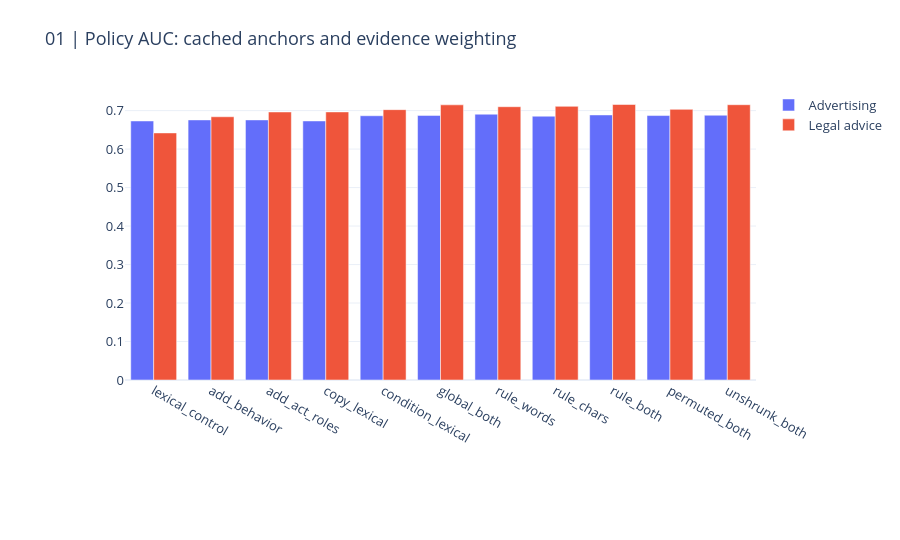
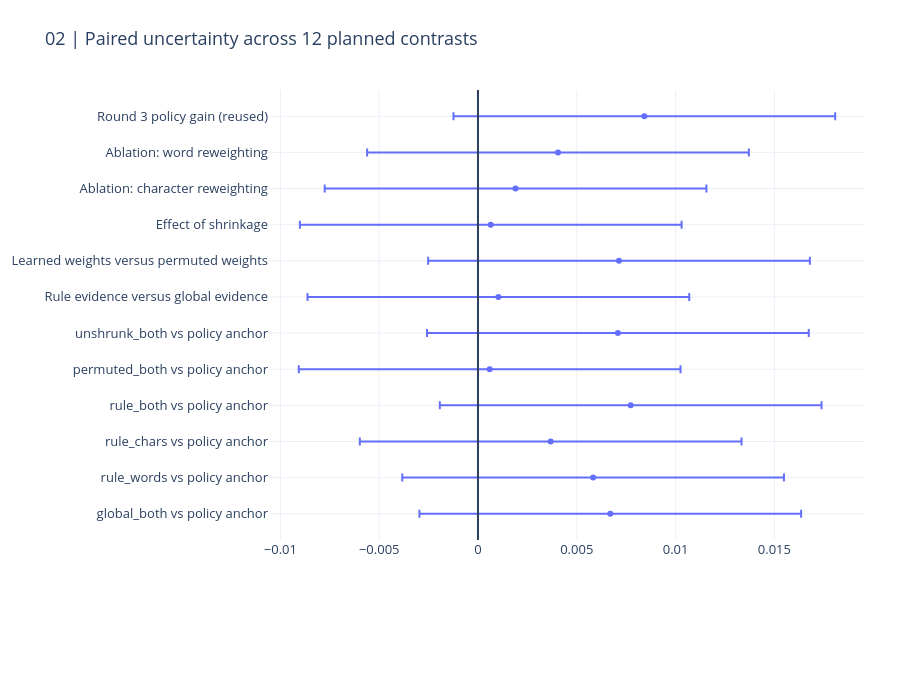

Here is the notebook cell these charts were saved with, in order:
### Markdown cell above
## 3. Performance and uncertainty

Inspect both policy cohorts rather than only the mean. Intervals cover this round’s 12 planned contrasts, not all adaptive research choices or refitting variability.

### Code cell
display(pd.DataFrame(result["metrics"]))
CHARTS[0].show(renderer="plotly_mimetype")
CHARTS[1].show(renderer="plotly_mimetype")

### Figure 1 — Plotly figure (JSON) as saved in the notebook; plotly's stock layout.template omitted (floating-point values rounded to 4 significant figures)
{"data": [{"name": "Advertising", "type": "bar", "x": ["lexical_control", "add_behavior", "add_act_roles", "copy_lexical", "condition_lexical", "global_both", "rule_words", "rule_chars", "rule_both", "permuted_both", "unshrunk_both"], "y": [0.673, 0.6758, 0.6758, 0.6731, 0.6866, 0.6875, 0.6906, 0.6854, 0.6887, 0.6871, 0.6879]}, {"name": "Legal advice", "type": "bar", "x": ["lexical_control", "add_behavior", "add_act_roles", "copy_lexical", "condition_lexical", "global_both", "rule_words", "rule_chars", "rule_both", "permuted_both", "unshrunk_both"], "y": [0.642, 0.6839, 0.6964, 0.6965, 0.7024, 0.7149, 0.7101, 0.711, 0.7158, 0.7032, 0.7153]}], "layout": {"barmode": "group", "font": {"size": 13}, "height": 540, "margin": {"b": 160, "l": 125, "r": 35, "t": 90}, "title": {"text": "01 | Policy AUC: cached anchors and evidence weighting"}, "xaxis": {"automargin": true}, "yaxis": {"automargin": true}}}

### Figure 2 — Plotly figure (JSON) as saved in the notebook; plotly's stock layout.template omitted (floating-point values rounded to 4 significant figures)
{"data": [{"error_x": {"array": [0.009659, 0.009659, 0.009659, 0.009659, 0.009659, 0.009659, 0.009659, 0.009659, 0.009659, 0.009659, 0.009659, 0.009659]}, "mode": "markers", "type": "scatter", "x": [0.006695, 0.005826, 0.003679, 0.007728, 0.0005908, 0.007081, 0.001032, 0.007137, 0.0006471, 0.001902, 0.004049, 0.008419], "y": ["global_both vs policy anchor", "rule_words vs policy anchor", "rule_chars vs policy anchor", "rule_both vs policy anchor", "permuted_both vs policy anchor", "unshrunk_both vs policy anchor", "Rule evidence versus global evidence", "Learned weights versus permuted weights", "Effect of shrinkage", "Ablation: character reweighting", "Ablation: word reweighting", "Round 3 policy gain (reused)"]}], "layout": {"font": {"size": 13}, "height": 700, "margin": {"b": 160, "l": 125, "r": 35, "t": 90}, "shapes": [{"type": "line", "x0": 0, "x1": 0, "xref": "x", "y0": 0, "y1": 1, "yref": "y domain"}], "title": {"text": "02 | Paired uncertainty across 12 planned contrasts"}, "xaxis": {"automargin": true}, "yaxis": {"automargin": true}}}
